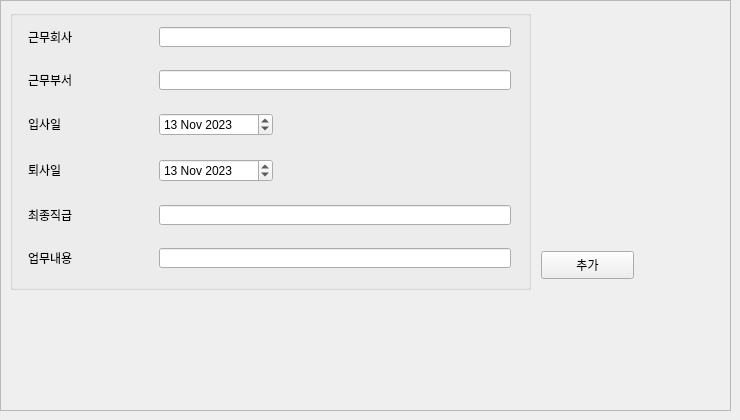
          <widget class="QWidget" name="tab_36">
           <attribute name="title">
            <string>경력</string>
           </attribute>
           <widget class="QScrollArea" name="scrollArea_32">
            <property name="geometry">
             <rect>
              <x>0</x>
              <y>0</y>
              <width>731</width>
              <height>411</height>
             </rect>
            </property>
            <property name="widgetResizable">
             <bool>true</bool>
            </property>
            <widget class="QWidget" name="scrollAreaWidgetContents_32">
             <property name="geometry">
              <rect>
               <x>0</x>
               <y>0</y>
               <width>729</width>
               <height>409</height>
              </rect>
             </property>
             <widget class="QPushButton" name="pushButton_37">
              <property name="geometry">
               <rect>
                <x>540</x>
                <y>250</y>
                <width>93</width>
                <height>28</height>
               </rect>
              </property>
              <property name="text">
               <string>추가</string>
              </property>
             </widget>
            </widget>
           </widget>
           <widget class="QGroupBox" name="groupBox_42">
            <property name="geometry">
             <rect>
              <x>10</x>
              <y>10</y>
              <width>521</width>
              <height>280</height>
             </rect>
            </property>
            <property name="title">
             <string/>
            </property>
            <widget class="QWidget" name="gridLayoutWidget_32">
             <property name="geometry">
              <rect>
               <x>0</x>
               <y>0</y>
               <width>521</width>
               <height>281</height>
              </rect>
             </property>
             <layout class="QGridLayout" name="gridLayout_32">
              <item row="1" column="0">
               <widget class="QLabel" name="label_193">
                <property name="sizePolicy">
                 <sizepolicy hsizetype="Maximum" vsizetype="Ignored">
                  <horstretch>0</horstretch>
                  <verstretch>0</verstretch>
                 </sizepolicy>
                </property>
                <property name="minimumSize">
                 <size>
                  <width>107</width>
                  <height>0</height>
                 </size>
                </property>
                <property name="maximumSize">
                 <size>
                  <width>16777215</width>
                  <height>20</height>
                 </size>
                </property>
                <property name="text">
                 <string>근무부서</string>
                </property>
                <property name="alignment">
                 <set>Qt::AlignLeading|Qt::AlignLeft|Qt::AlignVCenter</set>
                </property>
               </widget>
              </item>
              <item row="3" column="0">
               <widget class="QLabel" name="label_194">
                <property name="sizePolicy">
                 <sizepolicy hsizetype="Maximum" vsizetype="Ignored">
                  <horstretch>0</horstretch>
                  <verstretch>0</verstretch>
                 </sizepolicy>
                </property>
                <property name="minimumSize">
                 <size>
                  <width>107</width>
                  <height>0</height>
                 </size>
                </property>
                <property name="maximumSize">
                 <size>
                  <width>16777215</width>
                  <height>20</height>
                 </size>
                </property>
                <property name="text">
                 <string>퇴사일</string>
                </property>
                <property name="alignment">
                 <set>Qt::AlignLeading|Qt::AlignLeft|Qt::AlignVCenter</set>
                </property>
               </widget>
              </item>
              <item row="2" column="1">
               <widget class="QDateEdit" name="dateEdit_33">
                <property name="minimumSize">
                 <size>
                  <width>114</width>
                  <height>0</height>
                 </size>
                </property>
                <property name="maximumSize">
                 <size>
                  <width>114</width>
                  <height>16777215</height>
                 </size>
                </property>
                <property name="dateTime">
                 <datetime>
                  <hour>0</hour>
                  <minute>0</minute>
                  <second>0</second>
                  <year>2023</year>
                  <month>11</month>
                  <day>13</day>
                 </datetime>
                </property>
                <property name="maximumDateTime">
                 <datetime>
                  <hour>23</hour>
                  <minute>59</minute>
                  <second>59</second>
                  <year>2100</year>
                  <month>1</month>
                  <day>1</day>
                 </datetime>
                </property>
                <property name="minimumDateTime">
                 <datetime>
                  <hour>0</hour>
                  <minute>0</minute>
                  <second>0</second>
                  <year>2012</year>
                  <month>1</month>
                  <day>1</day>
                 </datetime>
                </property>
               </widget>
              </item>
              <item row="0" column="0">
               <widget class="QLabel" name="label_195">
                <property name="sizePolicy">
                 <sizepolicy hsizetype="Maximum" vsizetype="Ignored">
                  <horstretch>0</horstretch>
                  <verstretch>0</verstretch>
                 </sizepolicy>
                </property>
                <property name="minimumSize">
                 <size>
                  <width>107</width>
                  <height>0</height>
                 </size>
                </property>
                <property name="maximumSize">
                 <size>
                  <width>16777215</width>
                  <height>20</height>
                 </size>
                </property>
                <property name="text">
                 <string>근무회사</string>
                </property>
                <property name="alignment">
                 <set>Qt::AlignLeading|Qt::AlignLeft|Qt::AlignVCenter</set>
                </property>
               </widget>
              </item>
              <item row="0" column="1">
               <widget class="QLineEdit" name="lineEdit_129">
                <property name="sizePolicy">
                 <sizepolicy hsizetype="Fixed" vsizetype="Ignored">
                  <horstretch>0</horstretch>
                  <verstretch>0</verstretch>
                 </sizepolicy>
                </property>
                <property name="minimumSize">
                 <size>
                  <width>352</width>
                  <height>0</height>
                 </size>
                </property>
               </widget>
              </item>
              <item row="2" column="0">
               <widget class="QLabel" name="label_196">
                <property name="sizePolicy">
                 <sizepolicy hsizetype="Maximum" vsizetype="Ignored">
                  <horstretch>0</horstretch>
                  <verstretch>0</verstretch>
                 </sizepolicy>
                </property>
                <property name="minimumSize">
                 <size>
                  <width>107</width>
                  <height>0</height>
                 </size>
                </property>
                <property name="maximumSize">
                 <size>
                  <width>16777215</width>
                  <height>20</height>
                 </size>
                </property>
                <property name="text">
                 <string>입사일</string>
                </property>
                <property name="alignment">
                 <set>Qt::AlignLeading|Qt::AlignLeft|Qt::AlignVCenter</set>
                </property>
               </widget>
              </item>
              <item row="4" column="1">
               <widget class="QLineEdit" name="lineEdit_130">
                <property name="sizePolicy">
                 <sizepolicy hsizetype="Fixed" vsizetype="Ignored">
                  <horstretch>0</horstretch>
                  <verstretch>0</verstretch>
                 </sizepolicy>
                </property>
                <property name="minimumSize">
                 <size>
                  <width>352</width>
                  <height>0</height>
                 </size>
                </property>
               </widget>
              </item>
              <item row="3" column="1">
               <widget class="QDateEdit" name="dateEdit_34">
                <property name="minimumSize">
                 <size>
                  <width>114</width>
                  <height>0</height>
                 </size>
                </property>
                <property name="maximumSize">
                 <size>
                  <width>114</width>
                  <height>16777215</height>
                 </size>
                </property>
                <property name="dateTime">
                 <datetime>
                  <hour>0</hour>
                  <minute>0</minute>
                  <second>0</second>
                  <year>2023</year>
                  <month>11</month>
                  <day>13</day>
                 </datetime>
                </property>
                <property name="maximumDateTime">
                 <datetime>
                  <hour>23</hour>
                  <minute>59</minute>
                  <second>59</second>
                  <year>2100</year>
                  <month>1</month>
                  <day>1</day>
                 </datetime>
                </property>
                <property name="minimumDateTime">
                 <datetime>
                  <hour>0</hour>
                  <minute>0</minute>
                  <second>0</second>
                  <year>2012</year>
                  <month>1</month>
                  <day>1</day>
                 </datetime>
                </property>
               </widget>
              </item>
              <item row="4" column="0">
               <widget class="QLabel" name="label_197">
                <property name="sizePolicy">
                 <sizepolicy hsizetype="Maximum" vsizetype="Ignored">
                  <horstretch>0</horstretch>
                  <verstretch>0</verstretch>
                 </sizepolicy>
                </property>
                <property name="minimumSize">
                 <size>
                  <width>107</width>
                  <height>0</height>
                 </size>
                </property>
                <property name="maximumSize">
                 <size>
                  <width>16777215</width>
                  <height>20</height>
                 </size>
                </property>
                <property name="text">
                 <string>최종직급</string>
                </property>
                <property name="alignment">
                 <set>Qt::AlignLeading|Qt::AlignLeft|Qt::AlignVCenter</set>
                </property>
               </widget>
              </item>
              <item row="1" column="1">
               <widget class="QLineEdit" name="lineEdit_131">
                <property name="sizePolicy">
                 <sizepolicy hsizetype="Fixed" vsizetype="Ignored">
                  <horstretch>0</horstretch>
                  <verstretch>0</verstretch>
                 </sizepolicy>
                </property>
                <property name="minimumSize">
                 <size>
                  <width>352</width>
                  <height>0</height>
                 </size>
                </property>
               </widget>
              </item>
              <item row="5" column="0">
               <widget class="QLabel" name="label_198">
                <property name="sizePolicy">
                 <sizepolicy hsizetype="Maximum" vsizetype="Ignored">
                  <horstretch>0</horstretch>
                  <verstretch>0</verstretch>
                 </sizepolicy>
                </property>
                <property name="minimumSize">
                 <size>
                  <width>107</width>
                  <height>0</height>
                 </size>
                </property>
                <property name="maximumSize">
                 <size>
                  <width>16777215</width>
                  <height>20</height>
                 </size>
                </property>
                <property name="text">
                 <string>업무내용</string>
                </property>
                <property name="alignment">
                 <set>Qt::AlignLeading|Qt::AlignLeft|Qt::AlignVCenter</set>
                </property>
               </widget>
              </item>
              <item row="5" column="1">
               <widget class="QLineEdit" name="lineEdit_132">
                <property name="sizePolicy">
                 <sizepolicy hsizetype="Fixed" vsizetype="Ignored">
                  <horstretch>0</horstretch>
                  <verstretch>0</verstretch>
                 </sizepolicy>
                </property>
                <property name="minimumSize">
                 <size>
                  <width>352</width>
                  <height>0</height>
                 </size>
                </property>
               </widget>
              </item>
             </layout>
            </widget>
           </widget>
          </widget>
